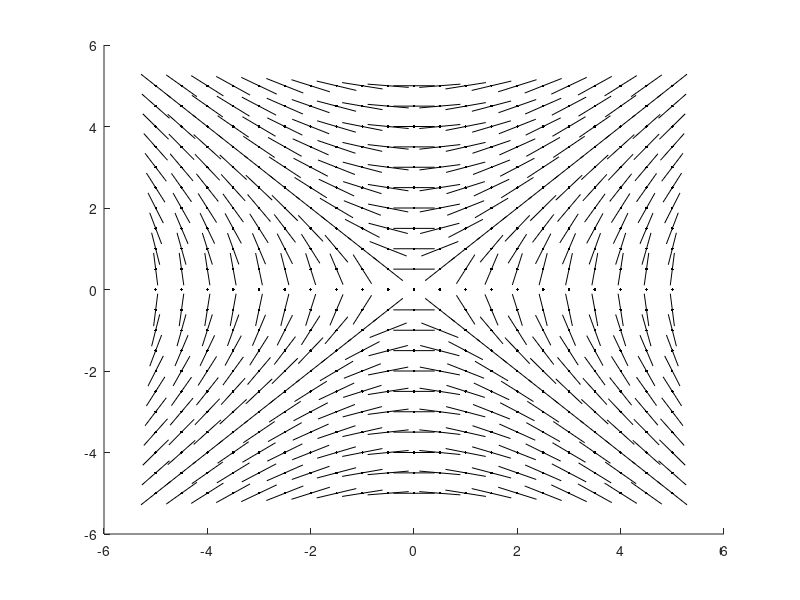

This figure's MATLAB source: (Note: this script raises an error after producing the figure.)
function plotslope
clc;
axis([-6, 6, -6, 6]);
hold on;
x = -5:0.5:5;
y = -5:0.5:5;
delta = 0.4;
for k=1:length(x)
    for m=1:length(y)
        plot(x(k), y(m), 'k.');
        eps = delta / sqrt(1 + ff(x(k), y(m))^2);
        plot([x(k)-eps, x(k)+eps], [y(m)-eps*ff(x(k), y(m)), y(m)+eps*ff(x(k), y(m))], 'k');
    end
end

function z = ff(x,y)
    % z = y; % y' = y
    z = x/y; % y' = x/y
    % try with -x/y, y/x, -y/x, (x+y)/(y-x)
end

[x0, y0] = ginput(1);
plot(x0, y0, 'go');
% symbol solution
y = dsolve('Dy=y', 'y(x0)=y0', 'x');
x=-6:0.01:6;
plot(x, eval(y));

% % numerical solution
% [x, y] = ode45(@ff, [x0, x0+6], y0);
% [x1, y1] = ode45(@ff, [x0, x0-6], y0);
% plot(x, y, x1, y1, 'b');

end